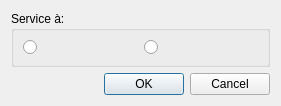
<?xml version="1.0" encoding="UTF-8"?>
<ui version="4.0">
 <class>FenetreService</class>
 <widget class="QDialog" name="FenetreService">
  <property name="geometry">
   <rect>
    <x>0</x>
    <y>0</y>
    <width>281</width>
    <height>105</height>
   </rect>
  </property>
  <property name="windowTitle">
   <string>Dialog</string>
  </property>
  <layout class="QGridLayout" name="gridLayout_3">
   <item row="0" column="0">
    <widget class="QGroupBox" name="groupBox">
     <property name="title">
      <string>Service à:</string>
     </property>
     <layout class="QGridLayout" name="gridLayout_2">
      <item row="0" column="0">
       <layout class="QGridLayout" name="gridLayout">
        <item row="0" column="0">
         <widget class="QRadioButton" name="radioButton">
          <property name="text">
           <string/>
          </property>
         </widget>
        </item>
        <item row="0" column="1">
         <widget class="QRadioButton" name="radioButton_2">
          <property name="text">
           <string/>
          </property>
         </widget>
        </item>
       </layout>
      </item>
     </layout>
    </widget>
   </item>
   <item row="1" column="0">
    <widget class="QDialogButtonBox" name="buttonBox">
     <property name="orientation">
      <enum>Qt::Horizontal</enum>
     </property>
     <property name="standardButtons">
      <set>QDialogButtonBox::Cancel|QDialogButtonBox::Ok</set>
     </property>
    </widget>
   </item>
  </layout>
 </widget>
 <resources/>
 <connections>
  <connection>
   <sender>buttonBox</sender>
   <signal>accepted()</signal>
   <receiver>FenetreService</receiver>
   <slot>accept()</slot>
   <hints>
    <hint type="sourcelabel">
     <x>248</x>
     <y>254</y>
    </hint>
    <hint type="destinationlabel">
     <x>157</x>
     <y>274</y>
    </hint>
   </hints>
  </connection>
  <connection>
   <sender>buttonBox</sender>
   <signal>rejected()</signal>
   <receiver>FenetreService</receiver>
   <slot>reject()</slot>
   <hints>
    <hint type="sourcelabel">
     <x>316</x>
     <y>260</y>
    </hint>
    <hint type="destinationlabel">
     <x>286</x>
     <y>274</y>
    </hint>
   </hints>
  </connection>
 </connections>
</ui>
